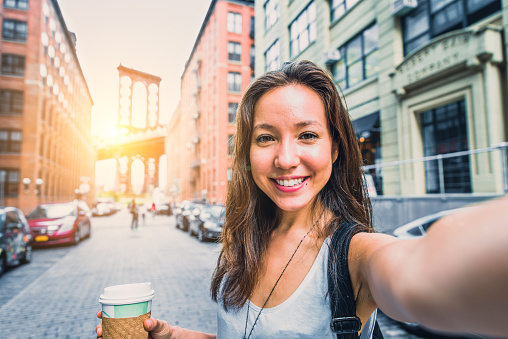
#> input picture test.jpg, 508 x 339 px
$ python -i nss.py   (imports and definitions only)
#> lines starting #> are read from the running program, lines starting #| are printed output that depends on the picture
#> further down, picture is the input picture: PIL image 508x339 RGB; mean R, G, B 175.8, 161.6, 152.2
from PIL import Image, ImageEnhance

def nss(image):
    size     = image.size
#> size = (508, 339)
    nss      = Image.new('RGBA', size, (243, 106, 188, 77))
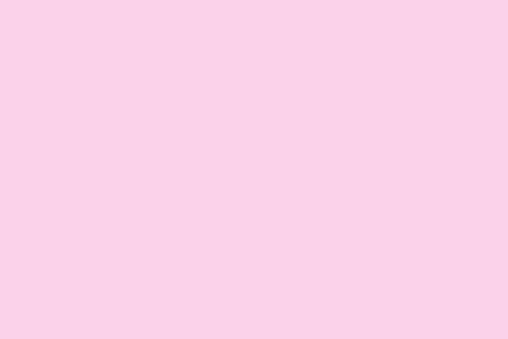
#> nss: PIL image 508x339 RGBA; mean R, G, B, A 243, 106, 188, 77; transparent parts drawn white
    enhancer = ImageEnhance.Contrast(nss)
    enhancer.enhance(1.1)
    enhancer = ImageEnhance.Brightness(nss)
    enhancer.enhance(1.1)
    enhancer = ImageEnhance.Color(nss)
    enhancer.enhance(1.3)

    copy     = image.copy()

    copy.paste(nss, (0, 0), nss)
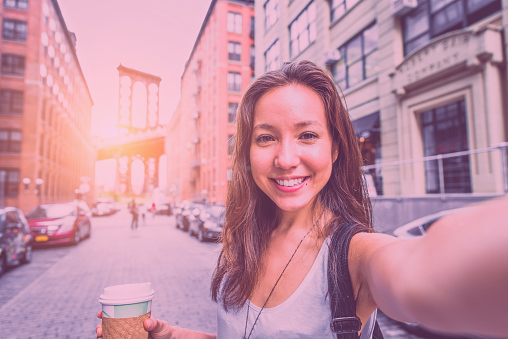
#> copy: PIL image 508x339 RGB; mean R, G, B 196.1, 144.8, 163

    return copy

>>> from PIL import Image
>>> picture = Image.open('../../test.jpg')
>>> result = nss(picture)
